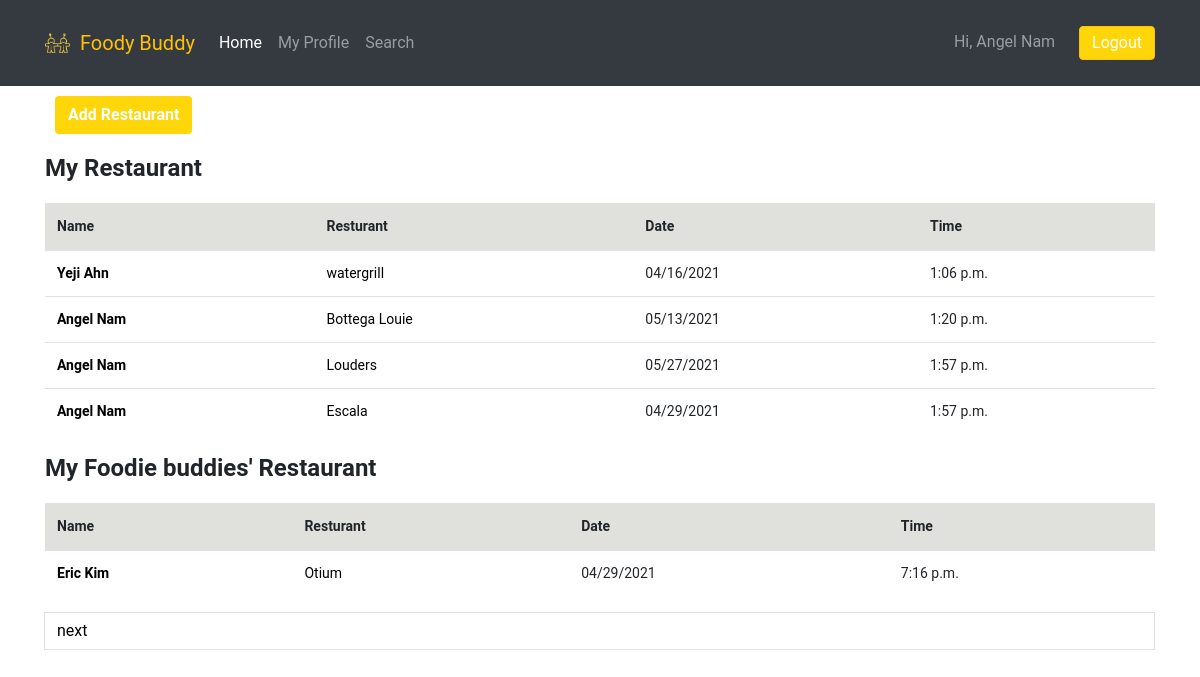
Page /dashboard (signed in) on the committed database.
### foody_app/models.py (models this page shows)
class User(models.Model):
    first_name = models.CharField(max_length=255)
    last_name = models.CharField(max_length=255)
    email = models.EmailField(max_length=255)
    password = models.CharField(max_length=255)
    followers= models.ManyToManyField("self", symmetrical=False)
    created_at = models.DateField(auto_now_add=True)
    updated_at = models.DateField(auto_now=True)
    profile_pic = models.ImageField(null=True, blank=True, upload_to='images')
    objects = UserManager()

class Restaurant(models.Model):
    restaurant_name = models.CharField(max_length=45,blank=True)
    address = map_fields.AddressField(max_length=200)
    geolocation = map_fields.GeoLocationField(max_length=100)
    message = models.CharField(max_length=255)
    creator = models.ForeignKey(User, related_name="has_created_restaurant", on_delete=models.CASCADE)
    joined_by = models.ManyToManyField(User, related_name="join_restaurant")
    date = models.DateTimeField()
    time = models.TimeField(blank=True, null=True)
    created_at = models.DateField(auto_now_add=True)
    updated_at = models.DateField(auto_now=True)
    objects = RestaurantManager()

### foody_app/views.py (the view)
# urls.py: path('dashboard', views.show_all),
def show_all(request):
    if "user_id" not in request.session:
        return redirect('/')
    else:
        contact_list = Restaurant.objects.all()
        paginator = Paginator(contact_list, 5)
        page_num = request.GET.get('page')
        page = paginator.get_page(page_num)
        context = {
            'fav_restaurant': Restaurant.objects.all(),
            'this_user': User.objects.get(id=request.session['user_id']),
            'page': page,
            'count': paginator.count
        }
        return render(request, 'dashboard.html', context)

### foody_app/templates/dashboard.html (shortened to what this page needs)
<!DOCTYPE html>
<html lang="en">
<head>
    <link href="https://stackpath.bootstrapcdn.com/bootstrap/4.5.0/css/bootstrap.min.css" rel="stylesheet">
    {% load static %}
    <link rel="stylesheet" href="{% static 'style.css' %}">
</head>
<body>
    <nav class="navbar navbar-expand-lg navbar-dark bg-dark">
        <div class="container">
            <img src="{% static 'logos.png' %}" width="25">
            <a class="navbar-brand text-warning" href="/dashboard">Foody Buddy</a>
            <div class="collapse navbar-collapse" id="navbarNav">
                <ul class="navbar-nav mr-auto">
                    <li class="nav-item active">
                        <a class="nav-link" href="/dashboard">Home<span class="sr-only">(current)</span></a>
                    </li>
                    <li class="nav-item">
                    <a class="nav-link" href="/dashboard/profile/{{this_user.id}}">My Profile</a>
                    </li>
                    <li class="nav-item">
                    <a class="nav-link" href="/dashboard/search">Search</a>
                    </li>
                </ul>
                <span class="navbar-text">
                    Hi, {{this_user.first_name}} {{this_user.last_name}} <a href="/logout" role="button"
                    id="logout_button" class="btn btn-warning">Logout</a>
                </span>
            </div>
        </div>
    </nav>
    <div class="container">
        <div class="search_button">
            <a href="/dashboard/new" class="btn"><b>Add Restaurant</b></a>
            </div>
        <h4><b>My Restaurant </b></h4>
        <table class="table">
            <thead>
                <tr>
                    <th>Name</th>
                    <th>Resturant</th>
                    <th>Date</th>
                    <th>Time</th>
                </tr>
            </thead>
            <tbody>
                {% for restaurant in fav_restaurant %}
                {% if this_user in restaurant.joined_by.all %}
                <tr>
                    {% if restaurant.creator.id == this_user.id %}
                    <td><a href="/dashboard/profile/{{restaurant.creator.id}}"><b> {{this_user.first_name}} {{this_user.last_name}}</b></td>
                    {% else %}
                    <td><a href="/dashboard/user/{{restaurant.creator.id}}"><b> {{restaurant.creator.first_name}} {{restaurant.creator.last_name}}</b></td>
                    {% endif%}
                    <td><a href="/dashboard/{{restaurant.id}}">{{restaurant.restaurant_name}}</td>
                    <td>{{restaurant.date|date:"SHORT_DATE_FORMAT"}}</td>
                    <td>{{restaurant.time}}</td>
                </tr>
                {% endif %}
                {% endfor %}
            </tbody>
        </table>
        <h4><b> My Foodie buddies' Restaurant</b></h4>
        <table class="table">
            <thead>
                <tr>
                    <th>Name</th>
                    <th>Resturant</th>
                    <th>Date</th>
                    <th>Time</th>
                </tr>
            </thead>
            <tbody>
                {% for restaurant in page.object_list %}
                {% if this_user not in restaurant.joined_by.all %}
                <tr>
                    <td><a href="/dashboard/user/{{restaurant.creator.id}}"><b>{{restaurant.creator.first_name}} {{restaurant.creator.last_name}}</b> </td>
                    <td><a href="/dashboard/{{restaurant.id}}">{{restaurant.restaurant_name}}</td>
                    <td>{{restaurant.date|date:"SHORT_DATE_FORMAT"}}</td>
                    <td>{{restaurant.time}}</td>
                </tr>
                {% endif %}
                {% endfor %}
            </tbody>
        </table>
        <div class="page-link">
            {% if page.has_next %}
                <a href="?page={{ page.next_page_number }}">next</a>
            {% endif %}
    </div>
    </div>
</body>
</html>

### foody_app/static/style.css (style rules this page uses)
* { font-family: 'Roboto', sans-serif; }
body { background-color: white; }
.navbar-brand { padding-left: 10px; color: #F8E16F; }
thead { background-color: #e0e1dd; }
a { color: black; }
.search_button { padding-left: 10px; }
.btn { background-color: #ffd60a; color: white; }
.container { padding-top: 10px; padding-bottom: 10px; }
#logout_button { margin-left: 20px; padding-top: 4px; padding-bottom: 4px; }
table { margin-top: 20px; font-size: 14px; }
h4 { margin-bottom: 20px ; margin-top: 20px ; }

### rows in the picture
User: first_name "Angel", last_name "Nam"
Restaurant: creator.first_name "Yeji", creator.last_name "Ahn", restaurant_name "watergrill", date "04/16/2021", time "1:06 p.m."
Restaurant: restaurant_name "Bottega Louie", date "05/13/2021", time "1:20 p.m."
Restaurant: restaurant_name "Louders", date "05/27/2021", time "1:57 p.m."
Restaurant: restaurant_name "Escala", date "04/29/2021", time "1:57 p.m."
Restaurant: creator.first_name "Eric", creator.last_name "Kim", restaurant_name "Otium", date "04/29/2021", time "7:16 p.m."
